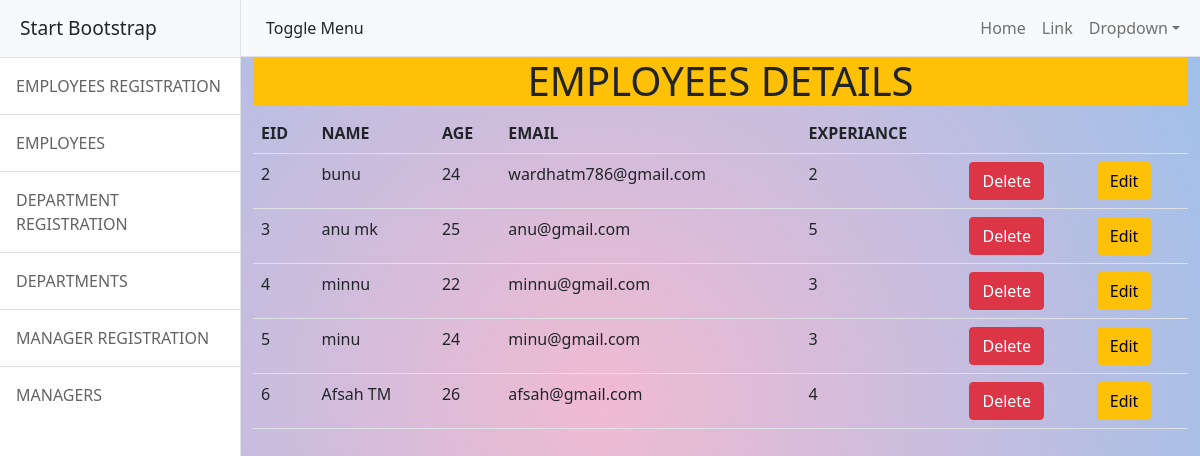
The app's page /accnt/view/ with its own data.
### account/models.py (models this page shows, shortened)
class RegModel(models.Model):
    eid=models.IntegerField(primary_key=True)
    name=models.CharField(max_length=100)
    age=models.IntegerField()
    email=models.EmailField(unique=True)
    experiance=models.IntegerField()

### account/views.py (the view)
# urls.py: path('view/',ViewEmp.as_view(),name="vemp"),
class ViewEmp(View):
    def get(self,request):
        emp=RegModel.objects.all()
        return render(request,"viewemp.html",{'data':emp})

### account/templates/viewemp.html
{% extends 'index.html' %}
{%block index%}
    <h1 class="bg-warning text-dark text-center">EMPLOYEES DETAILS</h1>
    <table class="table table-hovered">
        <tr>
            <th>EID</th>
            <th>NAME</th>
            <th>AGE</th>
            <th>EMAIL</th>
            <th>EXPERIANCE</th>
            <th></th>
            <th></th>
        </tr>
        {%for i in data%}
        <tr>
            <td>{{i.eid}}</td>
            <td>{{i.name}}</td>
            <td>{{i.age}}</td>
            <td>{{i.email}}</td>
            <td>{{i.experiance}}</td>
            <td>
                <a href="{% url 'delemp' i.eid %}" class="btn btn-danger">Delete</a>
            </td>
            <td><a href="{% url 'editemp' i.eid %}" class="btn btn-warning">Edit</a></td>
        </tr>
        {%endfor%}
    </table>
    {%endblock index%}

### account/static/css/style1.css (style rules this page uses)
body { background: rgb(238,174,202); background: radial-gradient(circle, rgba(238,174,202,0.8475723052893032) 0%, rgba(148,187,233,0.9204014369419643) 100%); }

### records on screen
RegModel: eid "2", name "bunu", age "24", email "wardhatm786@gmail.com", experiance "2"
RegModel: eid "3", name "anu mk", age "25", email "anu@gmail.com", experiance "5"
RegModel: eid "4", name "minnu", age "22", email "minnu@gmail.com", experiance "3"
RegModel: eid "5", name "minu", age "24", email "minu@gmail.com", experiance "3"
RegModel: eid "6", name "Afsah TM", age "26", email "afsah@gmail.com", experiance "4"
